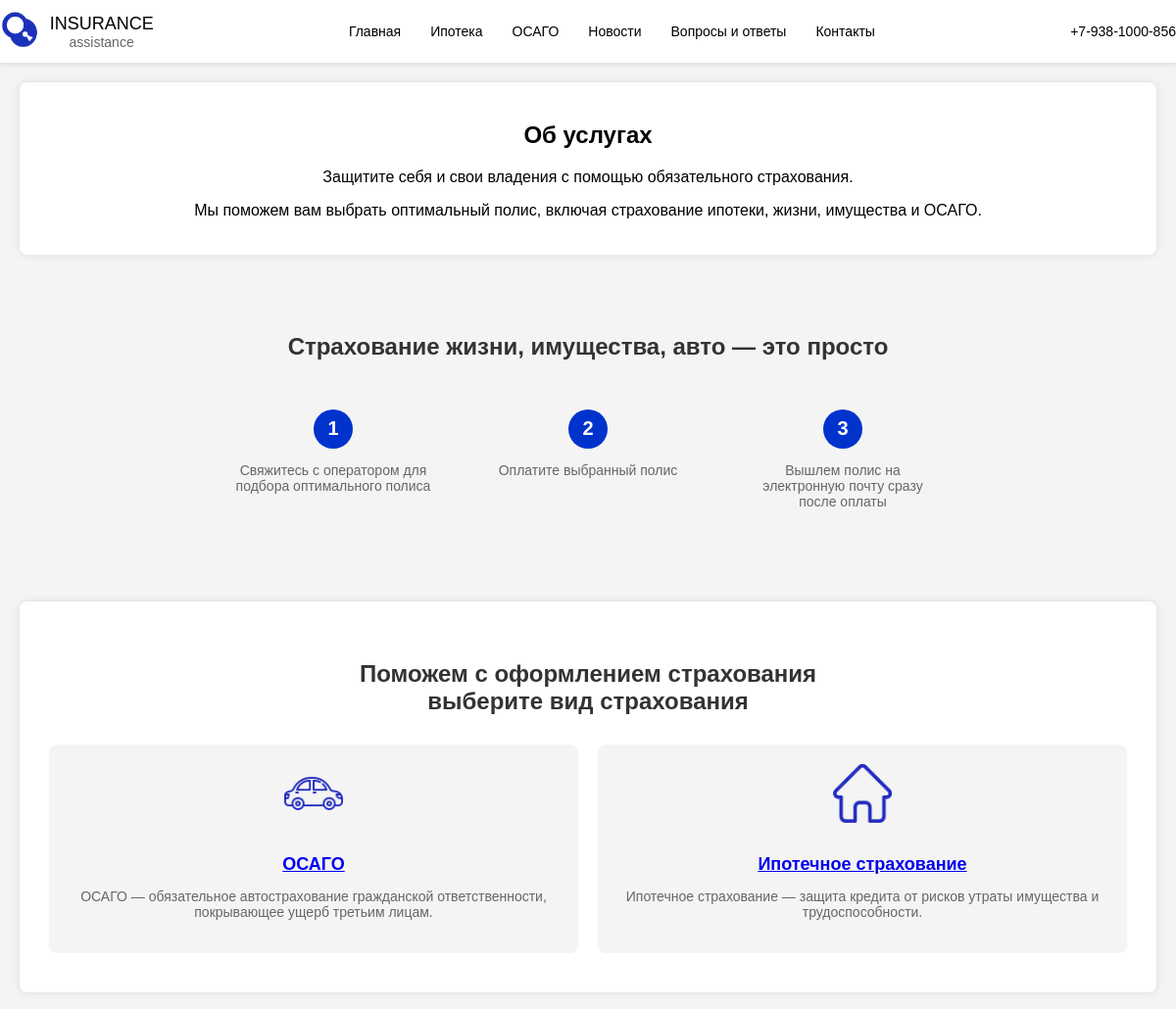
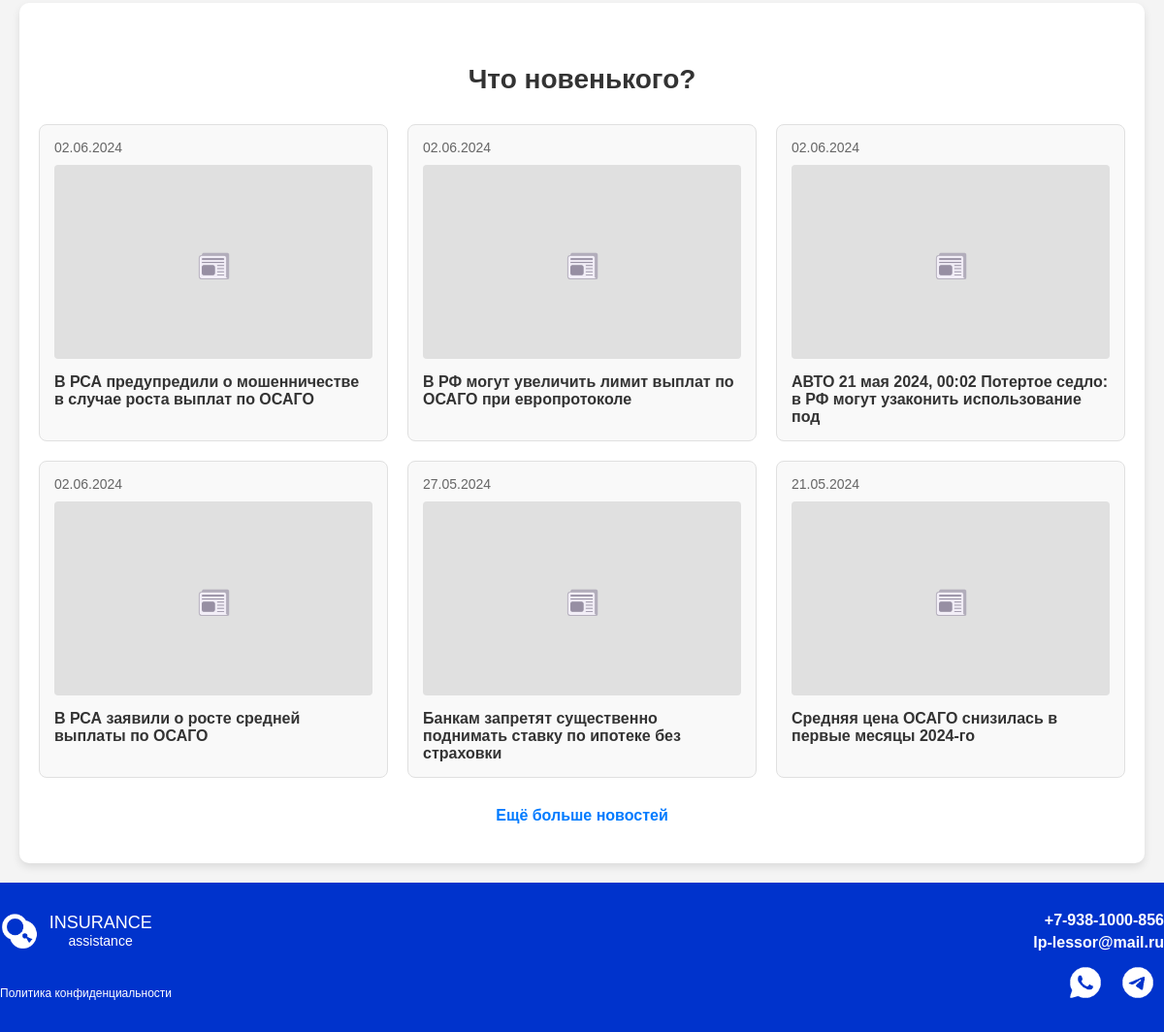
The page / on the database its author committed (2 pictures, top to bottom).
### insurance/models.py (models this page shows, shortened)
class News(models.Model):
    title = models.CharField(max_length=80, verbose_name='Заголовок')
    content = models.TextField(blank=True, verbose_name='Текст статьи')
    photo = models.ImageField(upload_to="photos/%Y/%m/%d/", verbose_name='Фото')
    time_create = models.DateTimeField(auto_now_add=True, verbose_name='Время создания')
    time_update = models.DateTimeField(auto_now=True, verbose_name='Время изменения')
    is_published = models.BooleanField(default=True, verbose_name='Публикация')
    class Meta:
        verbose_name = 'Новости'
        verbose_name_plural = 'Новости'
        ordering = ['time_create', 'title']

### insurance/views.py (the view)
# urls.py: path('', index, name='home'),
def index(request):
    now = timezone.now()
    recent_time_threshold = now - timedelta(days=30)
    news_items = News.objects.filter(is_published=True, time_create__gte=recent_time_threshold).order_by('-time_create')[:6]
    return render(request, 'insurance/index.html', {'news_items': news_items, 'title': 'ГС'})

### insurance/templates/insurance/index.html (shortened to what this page needs)
{% extends 'insurance/base.html' %}
{% load static %}
{% block content %}
<section class="about">
    <h2>Об услугах</h2>
    <p>Защитите себя и свои владения с помощью обязательного страхования.</p>
    <p>Мы поможем вам выбрать оптимальный полис, включая страхование ипотеки, жизни, имущества и ОСАГО.</p>
</section>
<section class="section" style="background-color: #f4f4f4;">
    <h2>Страхование жизни, имущества, авто — это просто</h2>
    <div class="steps">
        <div class="step">
            <div class="step-circle">1</div>
            <p>Свяжитесь с оператором для подбора оптимального полиса</p>
        </div>
        <div class="step">
            <div class="step-circle">2</div>
            <p>Оплатите выбранный полис</p>
        </div>
        <div class="step">
            <div class="step-circle">3</div>
            <p>Вышлем полис на электронную почту сразу после оплаты</p>
        </div>
    </div>
</section>
<section class="section services">
    <h2>Поможем с оформлением страхования<br>выберите вид страхования</h2>
    <div class="service-options">
        <div class="service">
            <img src="{% static 'insurance/images/car.png' %}" alt="ОСАГО">
            <h3><a href="{% url 'osago' %}">ОСАГО</a></h3>
            <p>ОСАГО — обязательное автострахование гражданской ответственности, покрывающее ущерб третьим лицам.</p>
        </div>
        <div class="service">
            <img src="{% static 'insurance/images/home.png' %}" alt="Ипотечное страхование">
            <h3><a href="{% url 'isa' %}">Ипотечное страхование</a></h3>
            <p>Ипотечное страхование — защита кредита от рисков утраты имущества и трудоспособности.</p>
        </div>
    </div>
</section>
<section class="section news">
    <h2>Что новенького?</h2>
    <div class="news-container">
        {% for news in news_items %}
            <div class="news-item">
                <div class="news-date">{{ news.time_create|date:"d.m.Y" }}</div>
                <div class="news-image">
                    <img src="{{ news.photo.url }}" alt="News Image">
                </div>
                <div class="news-title">
                    <a href="{% url 'news_detail' news.pk %}">{{ news.title }}</a>
                </div>
            </div>
        {% endfor %}
    </div>
    <div class="more-news">
        <a href="{% url 'news_list' %}">Ещё больше новостей</a>
    </div>
{% endblock %}

### insurance/static/insurance/css/styles.css (style rules this page uses)
body { font-family: Arial, sans-serif; margin: 0; padding: 0; background-color: #f4f4f4; display: flex; flex-direction: column; min-height: 100vh; }
.about, .simple-steps, .services, .news { background: #fff; padding: 20px; margin: 20px 0; border-radius: 8px; box-shadow: 0 0 10px rgba(0, 0, 0, 0.1); }
.section { padding: 40px 20px; text-align: center; }
.services { background-color: #fff; padding: 40px 20px; }
.service-options { display: flex; justify-content: space-between; margin-top: 20px; }
.service { background-color: #f4f4f4; border-radius: 8px; padding: 20px; margin: 0 10px; width: 45%; text-align: center; }
.service img { height: 60px; margin-bottom: 10px; }
.service h3 { font-size: 18px; color: #333; margin-bottom: 10px; }
.service p { font-size: 14px; color: #666; }
div { text-align: center; }
.steps, .insurance-types { display: flex; justify-content: space-around; }
.step, .type { flex: 1; padding: 20px; margin: 10px; }
.news-item { flex: 1; padding: 10px; }
.section { padding: 40px 20px; background-color: #fff; text-align: center; }
.section h2 { font-size: 24px; color: #333; margin-bottom: 30px; }
.steps { display: flex; justify-content: center; gap: 20px; }
.step { flex: 1; max-width: 200px; padding: 10px; text-align: center; }
.step-circle { background-color: #0033cc; color: #fff; font-size: 20px; font-weight: bold; width: 40px; height: 40px; border-radius: 50%; display: flex; align-items: center; justify-content: center; margin: 0 auto 10px; }
.step p { font-size: 14px; color: #666; }
.section.news { background-color: #fff; border-radius: 10px; box-shadow: 0 4px 8px rgba(0, 0, 0, 0.1); }
.section.news h2 { text-align: center; font-size: 28px; margin-bottom: 30px; }
.news-container { display: grid; grid-template-columns: repeat(2, 1fr); gap: 20px; }
.news-item { background-color: #f9f9f9; border: 1px solid #e0e0e0; border-radius: 8px; padding: 15px; transition: transform 0.3s; }
.news-date { font-size: 14px; color: #666; margin-bottom: 10px; text-align: left; }
.news-title { font-size: 16px; font-weight: bold; color: #333; text-align: left; }
.news-title a { text-decoration: none; color: #333; }
.news-image { background-color: #e0e0e0; height: 200px; border-radius: 4px; margin-bottom: 15px; display: flex; align-items: center; justify-content: center; overflow: hidden; }
.news-image img { max-width: 100%; max-height: 100%; object-fit: cover; border-radius: 4px; }
.more-news { text-align: center; margin-top: 30px; }
.more-news a { text-decoration: none; color: #007bff; font-size: 16px; font-weight: bold; }
@media (min-width: 1200px) { .news-container { grid-template-columns: repeat(3, 1fr); } }

### rows shown on the page
News: time_create "02.06.2024", photo (picture), title "В РСА предупредили о мошенничестве в случае роста выплат по ОСАГО"
News: time_create "02.06.2024", photo (picture), title "В РФ могут увеличить лимит выплат по ОСАГО при европротоколе"
News: time_create "02.06.2024", photo (picture), title "АВТО 21 мая 2024, 00:02 Потертое седло: в РФ могут узаконить использование под"
News: time_create "02.06.2024", photo (picture), title "В РСА заявили о росте средней выплаты по ОСАГО"
News: time_create "27.05.2024", photo (picture), title "Банкам запретят существенно поднимать ставку по ипотеке без страховки"
News: time_create "21.05.2024", photo (picture), title "Средняя цена ОСАГО снизилась в первые месяцы 2024-го"
